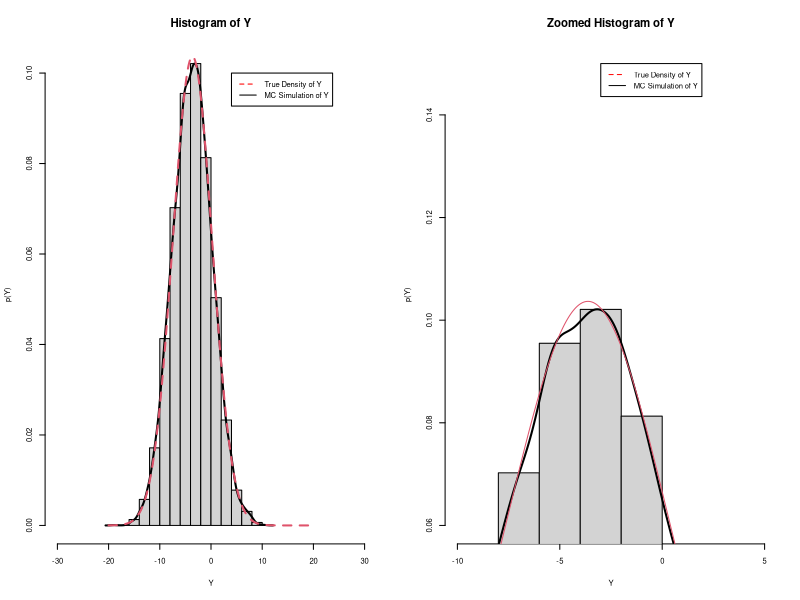

Recreate this plot in R.
## ---- chunk 1

# Housekeeping ----------------------------------------------------------------
rm(list=ls())
cat("\014")


## ---- chunk 2

# Problem 2.b ------------------------------------------------------------------
set.seed(1)

mu1 = runif(1, -5, 5)
mu2 = runif(1, -5, 5)
sig2.1 =runif(1, 0, 10)
sig2.2 = runif(1, 0, 10)

n1 = n2 = 10000
X1 = rnorm(n1, mu1, sqrt(sig2.1))
X2 = rnorm(n2, mu2, sqrt(sig2.2))
Y = X1 + X2

# hist(Y, prob = TRUE, xlab = "Y", ylab = "p(Y)", xlim=c(-30,30))
# lines(density(Y), lwd = 2)

mu = mu1 + mu2
sig.sq = sig2.1 + sig2.2

Y.grid = seq(-20, 20, by = 0.01)
true.density = 1 / sqrt(2*pi*sig.sq) * exp(-1/(2*sig.sq)*(Y.grid - mu)^2)
# lines(Y.grid, true.density, col = 2, lty = 2, lwd = 2)
# legend(0, .1,  c("True Density of Y", "MC Simulation of Y"), lty=c(2,1), col=c("red", "black"))

Y.mean <- mean(Y)
Y.var <- var(Y)

## ---- chunk 3

par(mfrow=c(1,2), ps = 10, cex = 0.55, cex.main = 1.5)

hist(Y, prob = TRUE, xlab = "Y", ylab = "p(Y)", xlim=c(-30,30))

lines(density(Y), lwd = 2)

lines(Y.grid, true.density, col = 2, lty = 2, lwd = 2)

legend(4, .1,  c("True Density of Y", "MC Simulation of Y"), 
       lty=c(2,1), col=c("red", "black"))


hist(Y, prob = TRUE, xlab = "Y", ylab = "p(Y)", xlim=c(-10,5), ylim=c(0.06, 0.15), main="Zoomed Histogram of Y")

lines(density(Y), lwd = 2)

lines(Y.grid, true.density, col = 2, lty = 1, lwd = 1)

legend(-3, .15,  c("True Density of Y", "MC Simulation of Y"), 
       lty=c(2,1), col=c("red", "black"))
